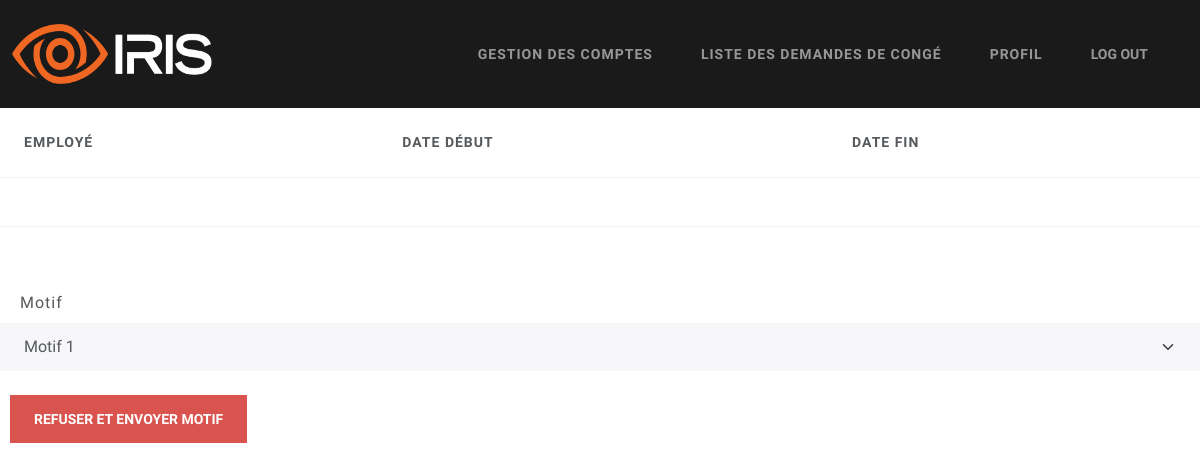
The page /GRH/demande_congé/7/refuser (signed in) on the database as committed earlier.
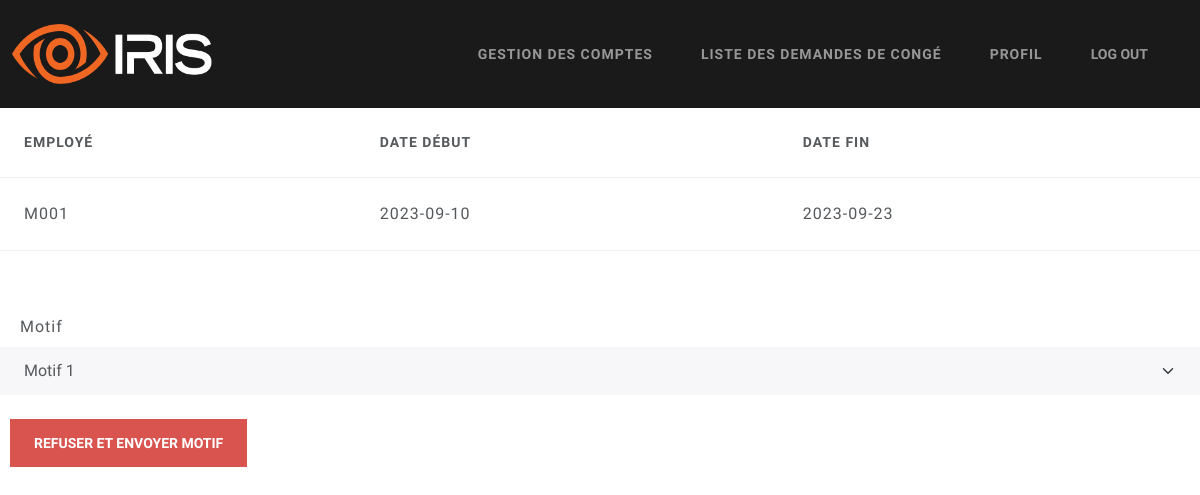
The same page on the database as committed later.
### Models/models.py (models this page shows, shortened)
class demandeCongé(db.Model):
    id = db.Column(db.Integer, primary_key=True)
    date_debut = db.Column(db.String, unique=False, nullable=False)
    date_fin = db.Column(db.String, unique=False, nullable=False)
    statut = db.Column(db.String, unique=False, nullable=False)
    employee_matricule = db.Column(db.String, unique=False, nullable=False)
    motif_refus = db.Column(db.String, unique=False, nullable=True)

### middleware.py (the view)
    def check_GRH(*args, **kwargs):
        try:
            matricule = session['user']
            user = userLoginCredentials.query.filter_by(matricule=matricule).first()
            if (user.role != 'GRH'):
                if(user.role == 'Employé'):
                    return redirect("/Employé/home")
                return redirect("/manager/home")
        except:
            return redirect("/")
        return f(*args, **kwargs)

### Controllers/GRHController.py (called while the page is built)
def refuseDemande(request, id):
    try:
        demande = demandeCongé.query.filter_by(id=id).first()
        if(request.method=='POST'):
            motif = request.form['motif']
            demande.statut = 'Refused'
            demande.motif_refus = motif
            db.session.commit()
            return render_template("/messagePage.html", title="Refus de demande",
                                message=f"Demande d'employé {demande.employee_matricule} a été refusée",
                                link="/GRH/home")
        else:
            return render_template("/GRH/motif.html", demande=demande)
    except Exception as e:
        return render_template("/GRH/detailsDemande.html", demande=demande ,error=str(e))

### app.py (called while the page is built)
@app.route("/GRH/demande_congé/<int:id>/refuser", methods=['GET', 'POST'], endpoint='refuser_demande')
@check_if_GRH
def refuser_demande(id):
	return refuseDemande(request, id)

### templates/GRH/motif.html (shortened to what this page needs)
{% extends '/GRH/base.html' %}
{% block content %}
<table class="table table-hover" style="width: 100%">
  <thead>
    <tr>
      <th scope="col">Employé</th>
      <th scope="col">Date début</th>
      <th scope="col">Date fin</th>
    </tr>
  </thead>
  <tbody>
    <trColumn
      class="table-secondary"
      onclick="window.location='demande_congé/{{ demande.id }}';"
      style="cursor: pointer"
    >
      <td>{{ demande.employee_matricule }}</td>
      <td>{{ demande.date_debut }}</td>
      <td>{{ demande.date_fin }}</td>
  </tbody>
</table>
<br />
<form action="/GRH/demande_congé/{{ demande.id }}/refuser" method="POST">
  <div class="form-group">
    <label for="exampleSelect1" class="form-label mt-4" style="padding-left: 20px;">Motif</label>
    <select class="form-select" name="motif" required>
      <option>Motif 1</option>
    </select>
  </div>
  <br />
  <button type="submit" class="btn btn-danger" style="margin-left: 10px;">
    Refuser et envoyer motif
  </button>
</form>
{% endblock %}

Rows that differ between the two databases and show on the page:
added demandeCongé: employee_matricule "M001", date_debut "2023-09-10", date_fin "2023-09-23"
